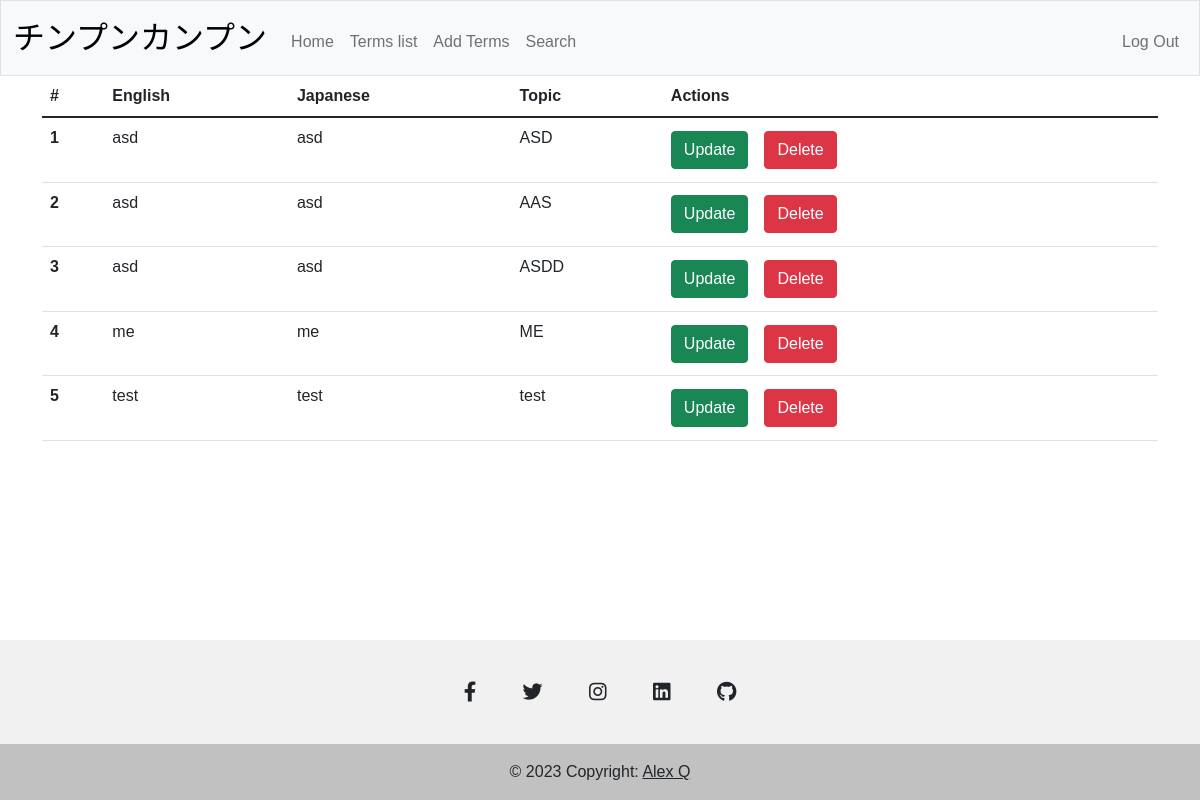
The page /list (signed in) on the database as committed earlier.
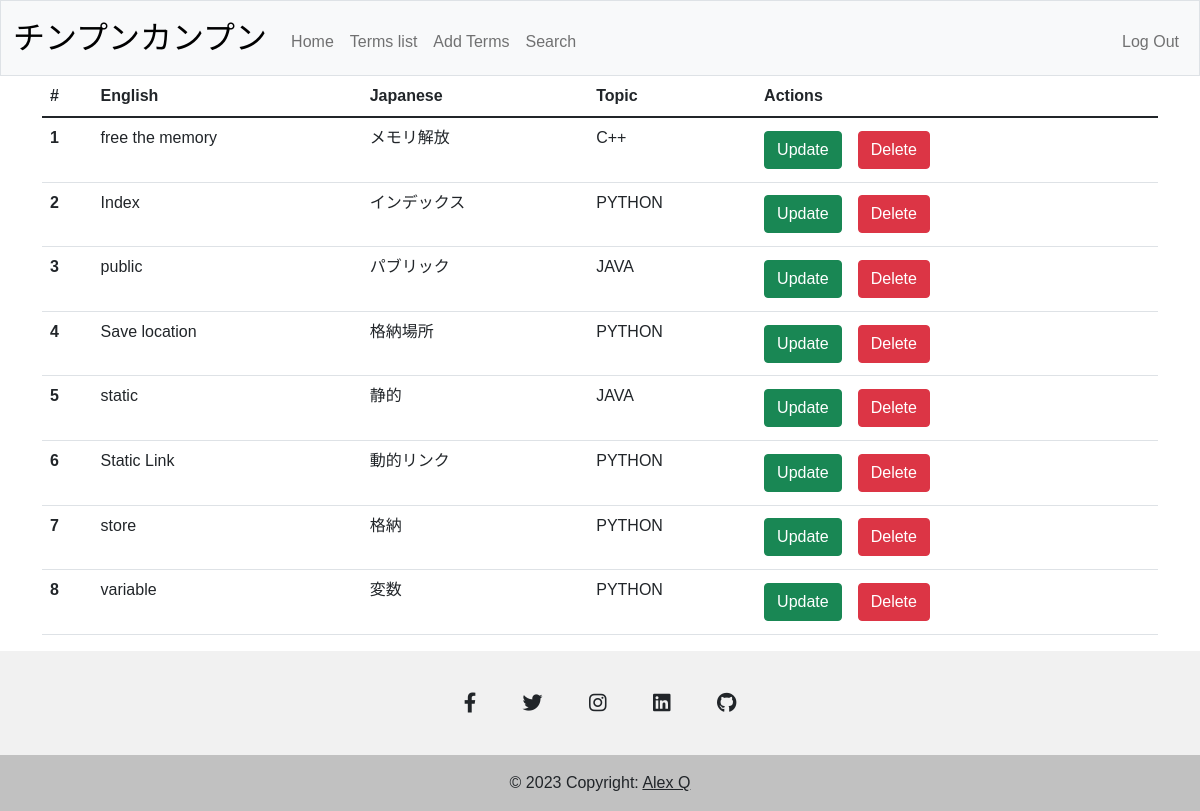
The same page on the database as committed later.
### tables this page shows
CREATE TABLE terms (
        id INTEGER PRIMARY KEY AUTOINCREMENT NOT NULL,
        japanese TEXT,
        english TEXT,
        topic_id INTEGER,
        FOREIGN KEY(topic_id)
        REFERENCES topic(id));

CREATE TABLE topic (
        id INTEGER PRIMARY KEY AUTOINCREMENT NOT NULL,
        name TEXT UNIQUE);

### app.py (the view, shortened to what this page needs)
@app.route("/list", methods=["GET", "POST"])
@login_required
def list():
    if request.method == "GET":
        try:
            terms = 0
            terms = db.execute(
                """
                SELECT
                    trm.id,
                    trm.japanese,
                    trm.english,
                    tpc.name
                FROM
                    terms as trm
                INNER JOIN topic AS tpc
                    ON trm.topic_id = tpc.id
                ORDER BY
                    LOWER(english)
                """
            )
            if not terms:
                flash(
                    f"Something went wrong. There were no records selected. However, You can add new terms for that topic."
                )
                return render_template("/add_term.html")
        except Exception as e:
            flash(f"Something went wrong. { e }")
            return render_template("/add_term.html")
        return render_template("list.html", terms=terms)

### app.py (called while the page is built)
@app.after_request
def after_request(response):
    response.headers["Cache-Control"] = "no-cache, no-store, must-revalidate"
    response.headers["Expires"] = 0
    response.headers["Pragma"] = "no-cache"
    return response

### helpers.py (called while the page is built)
def login_required(f):
    @wraps(f)
    def decorated_function(*args, **kwargs):
        if session.get("user_id") is None:
            return redirect("/login")
        return f(*args, **kwargs)
    return decorated_function

### templates/list.html (shortened to what this page needs)
{% extends "layout.html" %}
{% block main %}
    <table class="table table-hover">
        <thead class="thead-dark">
            <tr>
                <th scope="col">#</th>
                <th scope="col">English</th>
                <th scope="col">Japanese</th>
                <th scope="col">Topic</th>
                <th scope="col">Actions</th>
            </tr>
        </thead>
        <tbody>
            {% for term in terms %}
                <tr>
                    <th scope="row">{{ loop.index }}</th>
                    <td>{{ term.english }}</td>
                    <td>{{ term.japanese }}</td>
                    <td>{{ term.name }}</td>
                    <td>
                        <div class="button-container">
                            <form action="/update" method="GET" class="form-inline">
                                <button class="btn btn-success" type="submit" name="button" value="{{ term.id }}">Update</button>
                            </form>
                            <form action="/delete" method="GET" class="form-inline">
                                <button class="btn btn-danger" type="submit" name="button" value="{{ term.id }}">Delete</button>
                            </form>
                        </div>
                    </td>
                </tr>
            {% endfor %}
        </tbody>
    </table>
{% endblock %}

### templates/layout.html (shortened to what this page needs)
<!DOCTYPE html>
<html lang="en">
    <head>
        <link href="https://cdn.jsdelivr.net/npm/bootstrap@5.1.3/dist/css/bootstrap.min.css" rel="stylesheet">
        <link rel="stylesheet" href="https://cdnjs.cloudflare.com/ajax/libs/font-awesome/6.4.0/css/all.min.css">
        <link href="/static/styles.css" rel="stylesheet">
    </head>
    <body>
        <nav class="bg-light border navbar navbar-expand-md navbar-light">
            <div class="container-fluid">
                <a class="navbar-brand " href="/"><span class="black">チンプンカンプン</a>
                    <div class="collapse navbar-collapse" id="navbar">
                        {% if session["user_id"] %}
                            <ul class="navbar-nav me-auto mt-2">
                                <li class="nav-item"><a class="nav-link" href="/">Home</a></li>
                                <li class="nav-item"><a class="nav-link" href="/list">Terms list</a></li>
                                <li class="nav-item"><a class="nav-link" href="/add_term">Add Terms</a></li>
                                <li class="nav-item"><a class="nav-link" href="/search">Search</a></li>
                            </ul>
                            <ul class="navbar-nav ms-auto mt-2">
                                <li class="nav-item"><a class="nav-link" href="/logout">Log Out</a></li>
                            </ul>
                        {% else %}
                            <ul class="navbar-nav ms-auto mt-2">
                                <li class="nav-item"><a class="nav-link" href="/register">Register</a></li>
                                <li class="nav-item"><a class="nav-link" href="/login">Log In</a></li>
                            </ul>
                        {% endif %}
                    </div>
                </div>
            </nav>
            <main class="container">
                {% block main %}{% endblock %}
            </main>
            <footer class="footer fixed-bottom text-center text-white" style="background-color: #f1f1f1;">
                <div class="container pt-4">
                    <section class="mb-4">
                        <a class="btn btn-link btn-floating btn-lg text-dark m-1" href="#!" role="button" data-mdb-ripple-color="dark"><i class="fab fa-facebook-f"></i></a>
                        <a class="btn btn-link btn-floating btn-lg text-dark m-1" href="#!" role="button" data-mdb-ripple-color="dark"><i class="fab fa-twitter"></i></a>
                        <a class="btn btn-link btn-floating btn-lg text-dark m-1" href="#!" role="button" data-mdb-ripple-color="dark"><i class="fab fa-instagram"></i></a>
                        <a class="btn btn-link btn-floating btn-lg text-dark m-1" href="#!" role="button" data-mdb-ripple-color="dark"><i class="fab fa-linkedin"></i></a>
                        <a class="btn btn-link btn-floating btn-lg text-dark m-1" href="#!" role="button" data-mdb-ripple-color="dark"><i class="fab fa-github"></i></a>
                    </section>
                </div>
                <div class="text-center text-dark p-3" style="background-color: rgba(0, 0, 0, 0.2);">
                    © 2023 Copyright:
                    <a class="text-dark" href="#">Alex Q</a>
                </div>
            </footer>
        </body>
    </html>

### static/styles.css (style rules this page uses)
body { font-family: 'Noto Sans', sans-serif; font-family: 'Noto Sans JP', sans-serif; padding-bottom: 10rem; }
nav .navbar-brand { font-size: xx-large; }
nav .navbar-brand .black { color: #000000; }
.form-inline { display: inline-block; }
.button-container { display: flex; flex-direction: row; flex-wrap: wrap; padding: 0; margin: 0; }
.btn { margin-right: 1rem; margin-top: .3rem; margin-bottom: .3rem; }

Rows that differ between the two databases and show on the page:
removed terms: english "asd", japanese "asd", name "ASD", {{ term.id }} 3 (drawn)
removed terms: english "asd", japanese "asd", name "AAS", {{ term.id }} 4 (drawn)
removed terms: english "asd", japanese "asd", name "ASDD", {{ term.id }} 5 (drawn)
removed terms: english "me", japanese "me", name "ME", {{ term.id }} 2 (drawn)
removed terms: english "test", japanese "test", name "test", {{ term.id }} 1 (drawn)
added terms: english "free the memory", japanese "メモリ解放", name "C++", {{ term.id }} 19 (drawn)
added terms: english "Index", japanese "インデックス", name "PYTHON", {{ term.id }} 13 (drawn)
added terms: english "public", japanese "パブリック", name "JAVA", {{ term.id }} 15 (drawn)
added terms: english "Save location", japanese "格納場所", name "PYTHON", {{ term.id }} 22 (drawn)
added terms: english "static", japanese "静的", name "JAVA", {{ term.id }} 16 (drawn)
added terms: english "Static Link", japanese "動的リンク", name "PYTHON", {{ term.id }} 23 (drawn)
added terms: english "store", japanese "格納", name "PYTHON", {{ term.id }} 12 (drawn)
added terms: english "variable", japanese "変数", name "PYTHON", {{ term.id }} 14 (drawn)
